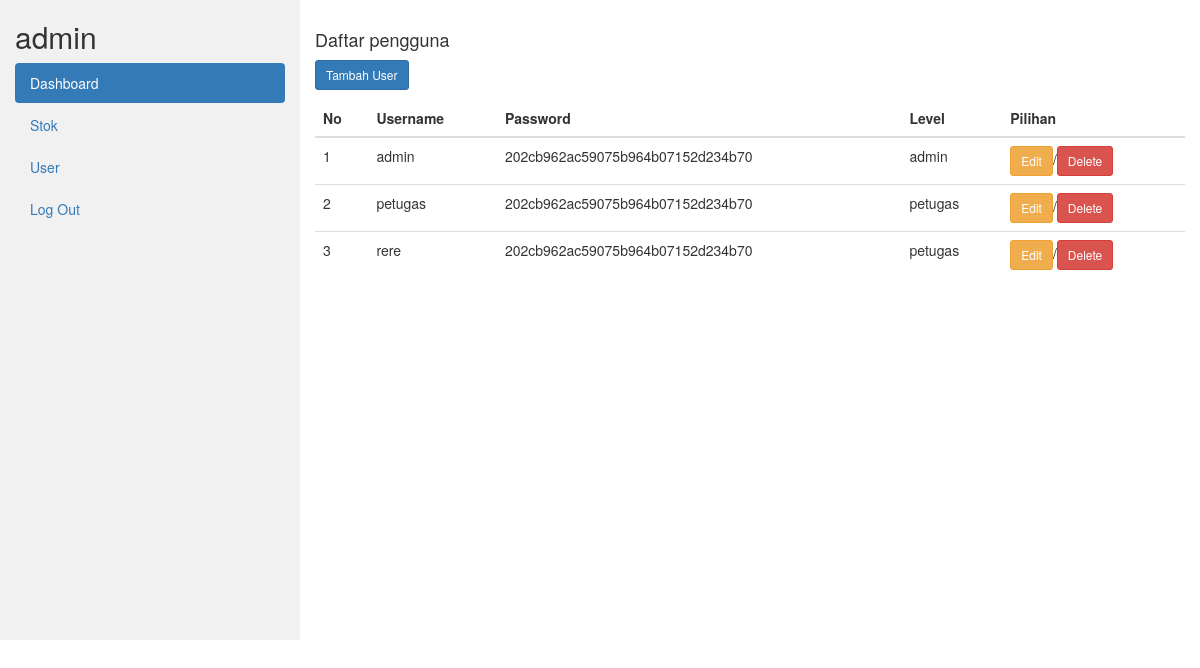
Screenshot of /petugas/index.php?page=user (signed in) with the database file from the repository.
### tables this page shows
CREATE TABLE `user` (
  `id_user` int(11) NOT NULL,
  `username` varchar(255) NOT NULL,
  `password` varchar(255) NOT NULL,
  `level` enum('admin','petugas') NOT NULL
);

### petugas/user.php (the view, shortened to what this page needs)
<div class="row">
        <div class="col-lg-12 grid-margin stretch-card">
              <div class="card">
                <div class="card-body">
                    <h4 class="card-title">Daftar pengguna</h4>
                        <?php
                        if ($_SESSION['level'] == "admin") {
                        ?>
                        <a href="?page=tambah_user" class="btn btn-primary btn-sm">Tambah User</a>
                        <?php
                        }
                        ?>
                    <div class="table-responsive">
                        <table class="table" id="dataTable" width="100%" cellspacing="0">
                            <thead>
                            <tr>
                                        <th>No</th>
                                        <th>Username</th>
                                        <th>Password</th>
                                        <th>Level</th>
                                        <?php if ($_SESSION['level'] == "admin") { ?>
                                        <th>Pilihan</th>
                                        <?php } ?>
                                    </tr>
                                </thead>
                                <tbody>
                                <?php
                                    $no = 1;
                                    $sql = $koneksi->query("SELECT * FROM user");
                                    while ($data= $sql->fetch_assoc()) {
                                ?>
                                <tr>
                                    <td><?php echo $no++ ?></td>
                                    <td><?php echo $data['username']; ?></td>
                                    <td><?php echo $data['password']; ?></td>
                                    <td><?php echo $data['level']; ?></td>
                                    <?php if ($_SESSION['level'] == "admin") { ?>
                                    <td><a type='button' href='?page=edit_user&id_user=<?= $data['id_user']; ?>' class='btn btn-sm btn-warning'>Edit</a>/<a type='button' href='?page=hapus_user&id_user=<?= $data['id_user']; ?>' class='btn btn-sm btn-danger'>Delete</a></td>
                                    <?php } ?>
                                </tr>
                                <?php } ?>
                            </tbody>
                        </table>
                    </div>
                </div>
            </div>
        </div>
    </div>

### rows the page displays
user: username "admin", password "202cb962ac59075b964b07152d234b70", level "admin"
user: username "petugas", password "202cb962ac59075b964b07152d234b70", level "petugas"
user: username "rere", password "202cb962ac59075b964b07152d234b70", level "petugas"

### other values shown
$_SESSION['level'] "admin"
